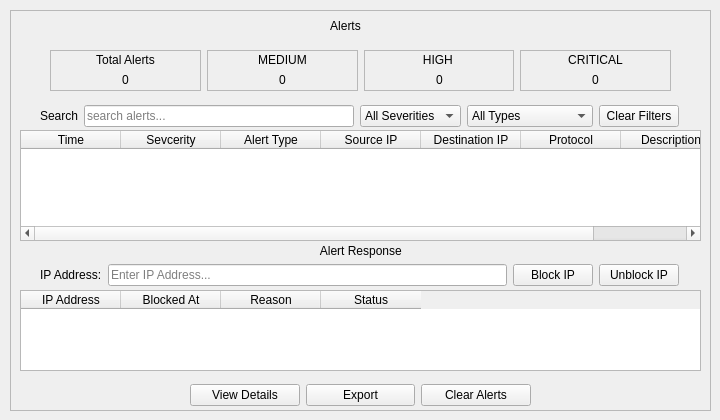
    <widget class="QWidget" name="pageAlerts">
     <widget class="QWidget" name="verticalLayoutWidget_4">
      <property name="geometry">
       <rect>
        <x>10</x>
        <y>10</y>
        <width>701</width>
        <height>401</height>
       </rect>
      </property>
      <layout class="QVBoxLayout" name="verticalLayoutAlerts">
       <item>
        <widget class="QFrame" name="frameAlerts">
         <property name="frameShape">
          <enum>QFrame::StyledPanel</enum>
         </property>
         <property name="frameShadow">
          <enum>QFrame::Sunken</enum>
         </property>
         <widget class="QWidget" name="layoutWidget_3">
          <property name="geometry">
           <rect>
            <x>40</x>
            <y>40</y>
            <width>621</width>
            <height>41</height>
           </rect>
          </property>
          <layout class="QHBoxLayout" name="horizontalLayoutAlerts">
           <item>
            <widget class="QFrame" name="frameTotalAlerts">
             <property name="frameShape">
              <enum>QFrame::StyledPanel</enum>
             </property>
             <property name="frameShadow">
              <enum>QFrame::Sunken</enum>
             </property>
             <widget class="QLabel" name="lblTotalAlerts">
              <property name="geometry">
               <rect>
                <x>0</x>
                <y>20</y>
                <width>151</width>
                <height>20</height>
               </rect>
              </property>
              <property name="text">
               <string>0</string>
              </property>
              <property name="alignment">
               <set>Qt::AlignCenter</set>
              </property>
             </widget>
             <widget class="QLabel" name="lblTotalAlertsTitle">
              <property name="geometry">
               <rect>
                <x>0</x>
                <y>0</y>
                <width>151</width>
                <height>20</height>
               </rect>
              </property>
              <property name="text">
               <string>Total Alerts</string>
              </property>
              <property name="alignment">
               <set>Qt::AlignCenter</set>
              </property>
             </widget>
            </widget>
           </item>
           <item>
            <widget class="QFrame" name="frameCRIITICAL">
             <property name="frameShape">
              <enum>QFrame::StyledPanel</enum>
             </property>
             <property name="frameShadow">
              <enum>QFrame::Sunken</enum>
             </property>
             <widget class="QLabel" name="lblMediumTitle">
              <property name="geometry">
               <rect>
                <x>0</x>
                <y>0</y>
                <width>151</width>
                <height>20</height>
               </rect>
              </property>
              <property name="text">
               <string>MEDIUM</string>
              </property>
              <property name="alignment">
               <set>Qt::AlignCenter</set>
              </property>
             </widget>
             <widget class="QLabel" name="lblMediumAlerts">
              <property name="geometry">
               <rect>
                <x>0</x>
                <y>20</y>
                <width>151</width>
                <height>20</height>
               </rect>
              </property>
              <property name="text">
               <string>0</string>
              </property>
              <property name="alignment">
               <set>Qt::AlignCenter</set>
              </property>
             </widget>
            </widget>
           </item>
           <item>
            <widget class="QFrame" name="frameHIGH">
             <property name="frameShape">
              <enum>QFrame::StyledPanel</enum>
             </property>
             <property name="frameShadow">
              <enum>QFrame::Sunken</enum>
             </property>
             <widget class="QLabel" name="lblHighAlerts">
              <property name="geometry">
               <rect>
                <x>0</x>
                <y>20</y>
                <width>151</width>
                <height>20</height>
               </rect>
              </property>
              <property name="text">
               <string>0</string>
              </property>
              <property name="alignment">
               <set>Qt::AlignCenter</set>
              </property>
             </widget>
             <widget class="QLabel" name="lblHighTitle">
              <property name="geometry">
               <rect>
                <x>0</x>
                <y>0</y>
                <width>151</width>
                <height>20</height>
               </rect>
              </property>
              <property name="text">
               <string>HIGH </string>
              </property>
              <property name="alignment">
               <set>Qt::AlignCenter</set>
              </property>
             </widget>
            </widget>
           </item>
           <item>
            <widget class="QFrame" name="frameMEDIUM">
             <property name="frameShape">
              <enum>QFrame::StyledPanel</enum>
             </property>
             <property name="frameShadow">
              <enum>QFrame::Sunken</enum>
             </property>
             <widget class="QLabel" name="lblCriticalTitle">
              <property name="geometry">
               <rect>
                <x>0</x>
                <y>0</y>
                <width>151</width>
                <height>20</height>
               </rect>
              </property>
              <property name="text">
               <string>CRITICAL</string>
              </property>
              <property name="alignment">
               <set>Qt::AlignCenter</set>
              </property>
             </widget>
             <widget class="QLabel" name="lblCriticalAlerts">
              <property name="geometry">
               <rect>
                <x>0</x>
                <y>20</y>
                <width>151</width>
                <height>20</height>
               </rect>
              </property>
              <property name="text">
               <string>0</string>
              </property>
              <property name="alignment">
               <set>Qt::AlignCenter</set>
              </property>
             </widget>
            </widget>
           </item>
          </layout>
         </widget>
         <widget class="QWidget" name="horizontalLayoutWidget_11">
          <property name="geometry">
           <rect>
            <x>180</x>
            <y>370</y>
            <width>341</width>
            <height>31</height>
           </rect>
          </property>
          <layout class="QHBoxLayout" name="horizontalLayout_9">
           <item>
            <widget class="QPushButton" name="pushButton_3">
             <property name="text">
              <string>View Details</string>
             </property>
            </widget>
           </item>
           <item>
            <widget class="QPushButton" name="pushButton_2">
             <property name="text">
              <string>Export</string>
             </property>
            </widget>
           </item>
           <item>
            <widget class="QPushButton" name="pushButton">
             <property name="text">
              <string>Clear Alerts</string>
             </property>
            </widget>
           </item>
          </layout>
         </widget>
         <widget class="QWidget" name="horizontalLayoutWidget_9">
          <property name="geometry">
           <rect>
            <x>30</x>
            <y>90</y>
            <width>639</width>
            <height>32</height>
           </rect>
          </property>
          <layout class="QHBoxLayout" name="horizontalLayout_2">
           <item>
            <layout class="QHBoxLayout" name="horizontalLayout_8">
             <item>
              <widget class="QLabel" name="lblSearchSeverity">
               <property name="text">
                <string>Search</string>
               </property>
              </widget>
             </item>
             <item>
              <widget class="QLineEdit" name="txtSearchAlerts">
               <property name="placeholderText">
                <string>search alerts...</string>
               </property>
              </widget>
             </item>
            </layout>
           </item>
           <item>
            <widget class="QComboBox" name="comboSeverity">
             <item>
              <property name="text">
               <string>All Severities</string>
              </property>
             </item>
             <item>
              <property name="text">
               <string>Critical</string>
              </property>
             </item>
             <item>
              <property name="text">
               <string>High</string>
              </property>
             </item>
             <item>
              <property name="text">
               <string>Medium</string>
              </property>
             </item>
             <item>
              <property name="text">
               <string>Low</string>
              </property>
             </item>
            </widget>
           </item>
           <item>
            <widget class="QComboBox" name="cmbAlertType">
             <item>
              <property name="text">
               <string>All Types</string>
              </property>
             </item>
             <item>
              <property name="text">
               <string>Port Scan</string>
              </property>
             </item>
             <item>
              <property name="text">
               <string>SYN Flood</string>
              </property>
             </item>
             <item>
              <property name="text">
               <string>Suspicious Traffic</string>
              </property>
             </item>
             <item>
              <property name="text">
               <string>Other</string>
              </property>
             </item>
            </widget>
           </item>
           <item>
            <widget class="QPushButton" name="btnClearFilters">
             <property name="text">
              <string>Clear Filters</string>
             </property>
            </widget>
           </item>
          </layout>
         </widget>
         <widget class="QTableWidget" name="tableAlerts">
          <property name="geometry">
           <rect>
            <x>10</x>
            <y>120</y>
            <width>681</width>
            <height>111</height>
           </rect>
          </property>
          <column>
           <property name="text">
            <string>Time</string>
           </property>
          </column>
          <column>
           <property name="text">
            <string>Sevcerity</string>
           </property>
          </column>
          <column>
           <property name="text">
            <string>Alert Type</string>
           </property>
          </column>
          <column>
           <property name="text">
            <string>Source IP</string>
           </property>
          </column>
          <column>
           <property name="text">
            <string>Destination IP</string>
           </property>
          </column>
          <column>
           <property name="text">
            <string>Protocol</string>
           </property>
          </column>
          <column>
           <property name="text">
            <string>Description</string>
           </property>
          </column>
         </widget>
         <widget class="QLabel" name="lblIPResponse">
          <property name="geometry">
           <rect>
            <x>30</x>
            <y>230</y>
            <width>639</width>
            <height>21</height>
           </rect>
          </property>
          <property name="text">
           <string> Alert Response</string>
          </property>
          <property name="alignment">
           <set>Qt::AlignCenter</set>
          </property>
         </widget>
         <widget class="QTableWidget" name="tableBlockedIPs">
          <property name="geometry">
           <rect>
            <x>10</x>
            <y>280</y>
            <width>681</width>
            <height>81</height>
           </rect>
          </property>
          <column>
           <property name="text">
            <string>IP Address</string>
           </property>
          </column>
          <column>
           <property name="text">
            <string>Blocked At</string>
           </property>
          </column>
          <column>
           <property name="text">
            <string>Reason</string>
           </property>
          </column>
          <column>
           <property name="text">
            <string>Status</string>
           </property>
          </column>
         </widget>
         <widget class="QWidget" name="layoutWidget">
          <property name="geometry">
           <rect>
            <x>30</x>
            <y>250</y>
            <width>639</width>
            <height>30</height>
           </rect>
          </property>
          <layout class="QHBoxLayout" name="widgetIPControls">
           <item>
            <widget class="QLabel" name="lblIPAddress">
             <property name="text">
              <string>IP Address:</string>
             </property>
            </widget>
           </item>
           <item>
            <widget class="QLineEdit" name="txtIPAddress">
             <property name="text">
              <string/>
             </property>
             <property name="placeholderText">
              <string>Enter IP Address...</string>
             </property>
            </widget>
           </item>
           <item>
            <widget class="QPushButton" name="btnBlockIP">
             <property name="text">
              <string>Block IP</string>
             </property>
            </widget>
           </item>
           <item>
            <widget class="QPushButton" name="btnUnblockIP">
             <property name="text">
              <string>Unblock IP</string>
             </property>
            </widget>
           </item>
          </layout>
         </widget>
         <widget class="QLabel" name="AlertsPageTitle">
          <property name="geometry">
           <rect>
            <x>270</x>
            <y>0</y>
            <width>131</width>
            <height>31</height>
           </rect>
          </property>
          <property name="text">
           <string>Alerts</string>
          </property>
          <property name="alignment">
           <set>Qt::AlignCenter</set>
          </property>
         </widget>
        </widget>
       </item>
      </layout>
     </widget>
    </widget>
